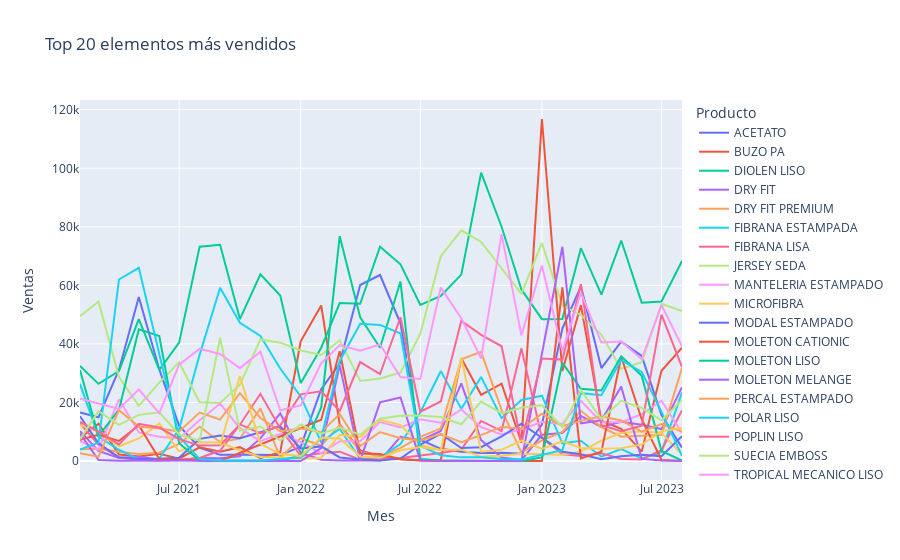

Write notebook code for a chart like this one.
### Code cell
top_20_mas_vendidos = df_resultado_nuevo.groupby('descrip')['venta'].sum().sort_values(ascending=False).head(20).index

# Filtrar el DataFrame para obtener solo los datos de los 20 elementos más vendidos
df_top_20 = df_resultado_nuevo[df_resultado_nuevo['descrip'].isin(top_20_mas_vendidos)]

# Crear la gráfica con Plotly Express
fig = px.line(df_top_20, x='mes', y='venta', color='descrip', title='Top 20 elementos más vendidos',
              labels={'venta': 'Ventas', 'mes': 'Mes', 'descrip': 'Producto'},
              line_shape='linear')

# Mostrar la gráfica
fig.show()

### Figure 1 — Plotly figure (JSON) as saved in the notebook; plotly's stock layout.template omitted (floating-point values rounded to 4 significant figures)
{"data": [{"hovertemplate": "Producto=ACETATO<br>Mes=%{x}<br>Ventas=%{y}<extra></extra>", "legendgroup": "ACETATO", "line": {"color": "#636efa", "dash": "solid", "shape": "linear"}, "marker": {"symbol": "circle"}, "mode": "lines", "name": "ACETATO", "orientation": "v", "showlegend": true, "type": "scatter", "x": ["2021-02", "2021-03", "2021-04", "2021-05", "2021-06", "2021-07", "2021-08", "2021-09", "2021-10", "2021-11", "2021-12", "2022-01", "2022-02", "2022-03", "2022-04", "2022-05", "2022-06", "2022-07", "2022-08", "2022-09", "2022-10", "2022-11", "2022-12", "2023-01", "2023-02", "2023-03", "2023-04", "2023-05", "2023-06", "2023-07", "2023-08"], "xaxis": "x", "y": [16580, 14959, 31214, 56038, 31245, 12017, 4551, 2101, 2109, 2153, 2082, 4848, 24533, 33271, 60120, 63555, 47062, 7275, 4149, 3137, 2766, 2858, 2491, 12461, 45248, 59696, 31744, 40797, 35933, 15735, 4560], "yaxis": "y"}, {"hovertemplate": "Producto=BUZO PA<br>Mes=%{x}<br>Ventas=%{y}<extra></extra>", "legendgroup": "BUZO PA", "line": {"color": "#EF553B", "dash": "solid", "shape": "linear"}, "marker": {"symbol": "circle"}, "mode": "lines", "name": "BUZO PA", "orientation": "v", "showlegend": true, "type": "scatter", "x": ["2021-02", "2021-03", "2021-04", "2021-05", "2021-06", "2021-07", "2021-08", "2021-09", "2021-10", "2021-11", "2021-12", "2022-01", "2022-02", "2022-03", "2022-04", "2022-05", "2022-06", "2022-07", "2022-08", "2022-09", "2022-10", "2022-11", "2022-12", "2023-01", "2023-02", "2023-03", "2023-04", "2023-05", "2023-06", "2023-07", "2023-08"], "xaxis": "x", "y": [7875, 12743, 2217, 1528, 2485, 811, 4676, 3150, 4725, 927, 3025, 40894, 53161, 12488, 3593, 1614, 599, 222, 290, 35111, 22602, 26413, 6367, 116850, 30758, 53271, 13723, 11004, 3205, 30828, 38728], "yaxis": "y"}, {"hovertemplate": "Producto=DIOLEN LISO<br>Mes=%{x}<br>Ventas=%{y}<extra></extra>", "legendgroup": "DIOLEN LISO", "line": {"color": "#00cc96", "dash": "solid", "shape": "linear"}, "marker": {"symbol": "circle"}, "mode": "lines", "name": "DIOLEN LISO", "orientation": "v", "showlegend": true, "type": "scatter", "x": ["2021-02", "2021-03", "2021-04", "2021-05", "2021-06", "2021-07", "2021-08", "2021-09", "2021-10", "2021-11", "2021-12", "2022-01", "2022-02", "2022-03", "2022-04", "2022-05", "2022-06", "2022-07", "2022-08", "2022-09", "2022-10", "2022-11", "2022-12", "2023-01", "2023-02", "2023-03", "2023-04", "2023-05", "2023-06", "2023-07", "2023-08"], "xaxis": "x", "y": [32478, 26356, 30726, 48457, 31108, 40440, 73205, 73870, 48496, 63768, 56522, 26602, 38705, 53946, 53726, 73229, 67206, 53344, 56383, 63672, 98523, 80031, 58616, 48456, 48509, 72724, 56850, 75343, 54092, 54497, 68316], "yaxis": "y"}, {"hovertemplate": "Producto=DRY FIT<br>Mes=%{x}<br>Ventas=%{y}<extra></extra>", "legendgroup": "DRY FIT", "line": {"color": "#ab63fa", "dash": "solid", "shape": "linear"}, "marker": {"symbol": "circle"}, "mode": "lines", "name": "DRY FIT", "orientation": "v", "showlegend": true, "type": "scatter", "x": ["2021-02", "2021-03", "2021-04", "2021-05", "2021-06", "2021-07", "2021-08", "2021-09", "2021-10", "2021-11", "2021-12", "2022-01", "2022-02", "2022-03", "2022-04", "2022-05", "2022-06", "2022-07", "2022-08", "2022-09", "2022-10", "2022-11", "2022-12", "2023-01", "2023-02", "2023-03", "2023-04", "2023-05", "2023-06", "2023-07", "2023-08"], "xaxis": "x", "y": [10210, 3443, 1027, 1421, 483, 297, 1039, 946, 1600, 7712, 16302, 2857, 447, 196, 192, 163, 8274, 7032, 10292, 26545, 7149, 1184, 313, 8963, 9539, 15357, 11617, 13434, 12411, 10900, 25190], "yaxis": "y"}, {"hovertemplate": "Producto=DRY FIT PREMIUM<br>Mes=%{x}<br>Ventas=%{y}<extra></extra>", "legendgroup": "DRY FIT PREMIUM", "line": {"color": "#FFA15A", "dash": "solid", "shape": "linear"}, "marker": {"symbol": "circle"}, "mode": "lines", "name": "DRY FIT PREMIUM", "orientation": "v", "showlegend": true, "type": "scatter", "x": ["2021-02", "2021-03", "2021-04", "2021-05", "2021-06", "2021-07", "2021-08", "2021-09", "2021-10", "2021-11", "2021-12", "2022-01", "2022-02", "2022-03", "2022-04", "2022-05", "2022-06", "2022-07", "2022-08", "2022-09", "2022-10", "2022-11", "2022-12", "2023-01", "2023-02", "2023-03", "2023-04", "2023-05", "2023-06", "2023-07", "2023-08"], "xaxis": "x", "y": [4040, 4213, 3165, 2422, 2817, 5805, 11678, 6474, 7632, 17998, 1116, 7771, 5196, 12250, 3203, 1440, 4477, 8240, 11156, 34777, 37305, 17450, 2947, 7045, 9968, 17143, 11566, 8309, 8621, 8897, 31768], "yaxis": "y"}, {"hovertemplate": "Producto=FIBRANA ESTAMPADA<br>Mes=%{x}<br>Ventas=%{y}<extra></extra>", "legendgroup": "FIBRANA ESTAMPADA", "line": {"color": "#19d3f3", "dash": "solid", "shape": "linear"}, "marker": {"symbol": "circle"}, "mode": "lines", "name": "FIBRANA ESTAMPADA", "orientation": "v", "showlegend": true, "type": "scatter", "x": ["2021-02", "2021-03", "2021-04", "2021-05", "2021-06", "2021-07", "2021-08", "2021-09", "2021-10", "2021-11", "2021-12", "2022-01", "2022-02", "2022-03", "2022-04", "2022-05", "2022-06", "2022-07", "2022-08", "2022-09", "2022-10", "2022-11", "2022-12", "2023-01", "2023-02", "2023-03", "2023-04", "2023-05", "2023-06", "2023-07", "2023-08"], "xaxis": "x", "y": [26350, 8325, 3842, 562, 866, 10935, 36268, 59218, 47199, 42739, 31614, 22055, 6388, 11000, 749, 1282, 5812, 16573, 30753, 17814, 28728, 14618, 20854, 22306, 6043, 6896, 1472, 4038, 902, 3030, 23438], "yaxis": "y"}, {"hovertemplate": "Producto=FIBRANA LISA<br>Mes=%{x}<br>Ventas=%{y}<extra></extra>", "legendgroup": "FIBRANA LISA", "line": {"color": "#FF6692", "dash": "solid", "shape": "linear"}, "marker": {"symbol": "circle"}, "mode": "lines", "name": "FIBRANA LISA", "orientation": "v", "showlegend": true, "type": "scatter", "x": ["2021-02", "2021-03", "2021-04", "2021-05", "2021-06", "2021-07", "2021-08", "2021-09", "2021-10", "2021-11", "2021-12", "2022-01", "2022-02", "2022-03", "2022-04", "2022-05", "2022-06", "2022-07", "2022-08", "2022-09", "2022-10", "2022-11", "2022-12", "2023-01", "2023-02", "2023-03", "2023-04", "2023-05", "2023-06", "2023-07", "2023-08"], "xaxis": "x", "y": [12850, 5598, 1141, 303, 126, 430, 1033, 3576, 12375, 22965, 11145, 1707, 2649, 3187, 429, 903, 1009, 1739, 2704, 3878, 13695, 10227, 38489, 7971, 2312, 1688, 2641, 682, 521, 3664, 17354], "yaxis": "y"}, {"hovertemplate": "Producto=JERSEY SEDA<br>Mes=%{x}<br>Ventas=%{y}<extra></extra>", "legendgroup": "JERSEY SEDA", "line": {"color": "#B6E880", "dash": "solid", "shape": "linear"}, "marker": {"symbol": "circle"}, "mode": "lines", "name": "JERSEY SEDA", "orientation": "v", "showlegend": true, "type": "scatter", "x": ["2021-02", "2021-03", "2021-04", "2021-05", "2021-06", "2021-07", "2021-08", "2021-09", "2021-10", "2021-11", "2021-12", "2022-01", "2022-02", "2022-03", "2022-04", "2022-05", "2022-06", "2022-07", "2022-08", "2022-09", "2022-10", "2022-11", "2022-12", "2023-01", "2023-02", "2023-03", "2023-04", "2023-05", "2023-06", "2023-07", "2023-08"], "xaxis": "x", "y": [49440, 54478, 28661, 18838, 26754, 33765, 20076, 19796, 26074, 41540, 40431, 37771, 36209, 41238, 27345, 28202, 30161, 43504, 69973, 78815, 74842, 65978, 57098, 74493, 53134, 49902, 43108, 31464, 33740, 53696, 51254], "yaxis": "y"}, {"hovertemplate": "Producto=MANTELERIA ESTAMPADO<br>Mes=%{x}<br>Ventas=%{y}<extra></extra>", "legendgroup": "MANTELERIA ESTAMPADO", "line": {"color": "#FF97FF", "dash": "solid", "shape": "linear"}, "marker": {"symbol": "circle"}, "mode": "lines", "name": "MANTELERIA ESTAMPADO", "orientation": "v", "showlegend": true, "type": "scatter", "x": ["2021-02", "2021-03", "2021-04", "2021-05", "2021-06", "2021-07", "2021-08", "2021-09", "2021-10", "2021-11", "2021-12", "2022-01", "2022-02", "2022-03", "2022-04", "2022-05", "2022-06", "2022-07", "2022-08", "2022-09", "2022-10", "2022-11", "2022-12", "2023-01", "2023-02", "2023-03", "2023-04", "2023-05", "2023-06", "2023-07", "2023-08"], "xaxis": "x", "y": [6784, 3862, 21084, 9760, 8251, 7776, 13926, 19558, 11213, 6792, 9246, 6458, 2650, 6764, 6750, 13280, 11424, 14272, 13046, 17622, 11597, 9063, 10843, 13284, 12666, 20544, 13250, 13260, 15979, 20589, 9569], "yaxis": "y"}, {"hovertemplate": "Producto=MICROFIBRA<br>Mes=%{x}<br>Ventas=%{y}<extra></extra>", "legendgroup": "MICROFIBRA", "line": {"color": "#FECB52", "dash": "solid", "shape": "linear"}, "marker": {"symbol": "circle"}, "mode": "lines", "name": "MICROFIBRA", "orientation": "v", "showlegend": true, "type": "scatter", "x": ["2021-02", "2021-03", "2021-04", "2021-05", "2021-06", "2021-07", "2021-08", "2021-09", "2021-10", "2021-11", "2021-12", "2022-01", "2022-02", "2022-03", "2022-04", "2022-05", "2022-06", "2022-07", "2022-08", "2022-09", "2022-10", "2022-11", "2022-12", "2023-01", "2023-02", "2023-03", "2023-04", "2023-05", "2023-06", "2023-07", "2023-08"], "xaxis": "x", "y": [12291, 10025, 5032, 7701, 12871, 3231, 6434, 6301, 3608, 1404, 1214, 849, 1029, 8979, 8176, 14136, 12254, 5471, 3738, 3915, 1445, 1766, 2489, 2237, 2160, 3193, 6955, 9564, 10171, 9605, 2171], "yaxis": "y"}, {"hovertemplate": "Producto=MODAL ESTAMPADO<br>Mes=%{x}<br>Ventas=%{y}<extra></extra>", "legendgroup": "MODAL ESTAMPADO", "line": {"color": "#636efa", "dash": "solid", "shape": "linear"}, "marker": {"symbol": "circle"}, "mode": "lines", "name": "MODAL ESTAMPADO", "orientation": "v", "showlegend": true, "type": "scatter", "x": ["2021-02", "2021-03", "2021-04", "2021-05", "2021-06", "2021-07", "2021-08", "2021-09", "2021-10", "2021-11", "2021-12", "2022-01", "2022-02", "2022-03", "2022-04", "2022-05", "2022-06", "2022-07", "2022-08", "2022-09", "2022-10", "2022-11", "2022-12", "2023-01", "2023-02", "2023-03", "2023-04", "2023-05", "2023-06", "2023-07", "2023-08"], "xaxis": "x", "y": [15267, 6074, 1263, 700, 737, 1117, 7579, 8739, 7751, 9815, 11823, 4278, 4988, 1203, 507, 195, 824, 5625, 9257, 4443, 4722, 8377, 12715, 7957, 3186, 2327, 605, 1601, 2127, 1611, 8509], "yaxis": "y"}, {"hovertemplate": "Producto=MOLETON CATIONIC<br>Mes=%{x}<br>Ventas=%{y}<extra></extra>", "legendgroup": "MOLETON CATIONIC", "line": {"color": "#EF553B", "dash": "solid", "shape": "linear"}, "marker": {"symbol": "circle"}, "mode": "lines", "name": "MOLETON CATIONIC", "orientation": "v", "showlegend": true, "type": "scatter", "x": ["2021-02", "2021-03", "2021-04", "2021-05", "2021-06", "2021-07", "2021-08", "2021-09", "2022-02", "2022-03", "2022-04", "2022-05", "2022-06", "2022-07", "2022-08", "2022-09", "2022-10", "2022-11", "2023-01", "2023-02", "2023-03", "2023-04", "2023-05", "2023-06", "2023-07", "2023-08"], "xaxis": "x", "y": [7259, 8971, 6855, 12202, 657, 375, 41, 1, 14101, 37478, 2533, 2370, 621, 155, 22, 4, 1, 7, 5, 59352, 899, 3210, 35599, 14278, 321, 15], "yaxis": "y"}, {"hovertemplate": "Producto=MOLETON LISO<br>Mes=%{x}<br>Ventas=%{y}<extra></extra>", "legendgroup": "MOLETON LISO", "line": {"color": "#00cc96", "dash": "solid", "shape": "linear"}, "marker": {"symbol": "circle"}, "mode": "lines", "name": "MOLETON LISO", "orientation": "v", "showlegend": true, "type": "scatter", "x": ["2021-02", "2021-03", "2021-04", "2021-05", "2021-06", "2021-07", "2021-08", "2021-09", "2021-10", "2021-11", "2021-12", "2022-01", "2022-02", "2022-03", "2022-04", "2022-05", "2022-06", "2022-07", "2022-08", "2022-09", "2022-10", "2022-11", "2022-12", "2023-01", "2023-02", "2023-03", "2023-04", "2023-05", "2023-06", "2023-07", "2023-08"], "xaxis": "x", "y": [31099, 8500, 17539, 44967, 42671, 6037, 172, 36, 23, 114, 15, 1954, 18303, 76807, 49080, 38691, 61305, 676, 155, 120, 59, 36, 17, 1200, 33506, 24675, 24065, 35762, 29163, 3417, 95], "yaxis": "y"}, {"hovertemplate": "Producto=MOLETON MELANGE<br>Mes=%{x}<br>Ventas=%{y}<extra></extra>", "legendgroup": "MOLETON MELANGE", "line": {"color": "#ab63fa", "dash": "solid", "shape": "linear"}, "marker": {"symbol": "circle"}, "mode": "lines", "name": "MOLETON MELANGE", "orientation": "v", "showlegend": true, "type": "scatter", "x": ["2021-02", "2021-03", "2021-04", "2021-05", "2021-06", "2021-07", "2021-08", "2021-09", "2022-01", "2022-02", "2022-03", "2022-04", "2022-05", "2022-06", "2022-07", "2022-08", "2022-09", "2022-10", "2022-11", "2022-12", "2023-02", "2023-03", "2023-04", "2023-05", "2023-06", "2023-07", "2023-08"], "xaxis": "x", "y": [9363, 337, 107, 238, 179, 172, 18, 4, 1, 4404, 32747, 114, 20051, 21722, 199, 26, 54, 8, 2, 6, 73190, 12895, 13876, 25486, 709, 181, 3], "yaxis": "y"}, {"hovertemplate": "Producto=PERCAL ESTAMPADO<br>Mes=%{x}<br>Ventas=%{y}<extra></extra>", "legendgroup": "PERCAL ESTAMPADO", "line": {"color": "#FFA15A", "dash": "solid", "shape": "linear"}, "marker": {"symbol": "circle"}, "mode": "lines", "name": "PERCAL ESTAMPADO", "orientation": "v", "showlegend": true, "type": "scatter", "x": ["2021-02", "2021-03", "2021-04", "2021-05", "2021-06", "2021-07", "2021-08", "2021-09", "2021-10", "2021-11", "2021-12", "2022-01", "2022-02", "2022-03", "2022-04", "2022-05", "2022-06", "2022-07", "2022-08", "2022-09", "2022-10", "2022-11", "2022-12", "2023-01", "2023-02", "2023-03", "2023-04", "2023-05", "2023-06", "2023-07", "2023-08"], "xaxis": "x", "y": [2628, 1459, 17361, 11762, 11082, 10119, 16529, 14164, 23205, 14696, 10200, 11087, 9831, 16035, 5087, 9907, 7798, 7039, 9227, 6403, 8846, 11645, 11113, 16183, 11906, 13704, 15313, 13863, 9994, 12612, 10023], "yaxis": "y"}, {"hovertemplate": "Producto=POLAR LISO<br>Mes=%{x}<br>Ventas=%{y}<extra></extra>", "legendgroup": "POLAR LISO", "line": {"color": "#19d3f3", "dash": "solid", "shape": "linear"}, "marker": {"symbol": "circle"}, "mode": "lines", "name": "POLAR LISO", "orientation": "v", "showlegend": true, "type": "scatter", "x": ["2021-02", "2021-03", "2021-04", "2021-05", "2021-06", "2021-07", "2021-08", "2021-09", "2021-10", "2021-11", "2021-12", "2022-01", "2022-02", "2022-03", "2022-04", "2022-05", "2022-06", "2022-07", "2022-08", "2022-09", "2022-10", "2022-11", "2022-12", "2023-01", "2023-02", "2023-03", "2023-04", "2023-05", "2023-06", "2023-07", "2023-08"], "xaxis": "x", "y": [3890, 6281, 62013, 65981, 36534, 8357, 663, 181, 266, 132, 665, 1097, 7815, 34188, 46895, 46496, 43548, 5174, 1959, 1242, 1261, 658, 516, 2013, 3718, 23187, 22494, 34501, 30443, 16777, 1757], "yaxis": "y"}, {"hovertemplate": "Producto=POPLIN LISO<br>Mes=%{x}<br>Ventas=%{y}<extra></extra>", "legendgroup": "POPLIN LISO", "line": {"color": "#FF6692", "dash": "solid", "shape": "linear"}, "marker": {"symbol": "circle"}, "mode": "lines", "name": "POPLIN LISO", "orientation": "v", "showlegend": true, "type": "scatter", "x": ["2021-02", "2021-03", "2021-04", "2021-05", "2021-06", "2021-07", "2021-08", "2021-09", "2021-10", "2021-11", "2021-12", "2022-01", "2022-02", "2022-03", "2022-04", "2022-05", "2022-06", "2022-07", "2022-08", "2022-09", "2022-10", "2022-11", "2022-12", "2023-01", "2023-02", "2023-03", "2023-04", "2023-05", "2023-06", "2023-07", "2023-08"], "xaxis": "x", "y": [13403, 10045, 5657, 12684, 11439, 7459, 5261, 5410, 12504, 9450, 12151, 22773, 23803, 17095, 33802, 29705, 49109, 16837, 20334, 47833, 43096, 39200, 6254, 35004, 34646, 60425, 12228, 10211, 12072, 50019, 32087], "yaxis": "y"}, {"hovertemplate": "Producto=SUECIA EMBOSS<br>Mes=%{x}<br>Ventas=%{y}<extra></extra>", "legendgroup": "SUECIA EMBOSS", "line": {"color": "#B6E880", "dash": "solid", "shape": "linear"}, "marker": {"symbol": "circle"}, "mode": "lines", "name": "SUECIA EMBOSS", "orientation": "v", "showlegend": true, "type": "scatter", "x": ["2021-02", "2021-03", "2021-04", "2021-05", "2021-06", "2021-07", "2021-08", "2021-09", "2021-10", "2021-11", "2021-12", "2022-01", "2022-02", "2022-03", "2022-04", "2022-05", "2022-06", "2022-07", "2022-08", "2022-09", "2022-10", "2022-11", "2022-12", "2023-01", "2023-02", "2023-03", "2023-04", "2023-05", "2023-06", "2023-07", "2023-08"], "xaxis": "x", "y": [7393, 16997, 12344, 15760, 16662, 9051, 6914, 42093, 10371, 11792, 6976, 12468, 9295, 11458, 8979, 14458, 15423, 15585, 15024, 12555, 20320, 16320, 18192, 19054, 11608, 24236, 14325, 20561, 18149, 13856, 20848], "yaxis": "y"}, {"hovertemplate": "Producto=TROPICAL MECANICO LISO<br>Mes=%{x}<br>Ventas=%{y}<extra></extra>", "legendgroup": "TROPICAL MECANICO LISO", "line": {"color": "#FF97FF", "dash": "solid", "shape": "linear"}, "marker": {"symbol": "circle"}, "mode": "lines", "name": "TROPICAL MECANICO LISO", "orientation": "v", "showlegend": true, "type": "scatter", "x": ["2021-02", "2021-03", "2021-04", "2021-05", "2021-06", "2021-07", "2021-08", "2021-09", "2021-10", "2021-11", "2021-12", "2022-01", "2022-02", "2022-03", "2022-04", "2022-05", "2022-06", "2022-07", "2022-08", "2022-09", "2022-10", "2022-11", "2022-12", "2023-01", "2023-02", "2023-03", "2023-04", "2023-05", "2023-06", "2023-07", "2023-08"], "xaxis": "x", "y": [21281, 19656, 17771, 24404, 16379, 32889, 38302, 36577, 31728, 37327, 17309, 19015, 33358, 39583, 37693, 39817, 28711, 28049, 59254, 48808, 35036, 77504, 42968, 66804, 37542, 57508, 40473, 40812, 34855, 53245, 39208], "yaxis": "y"}, {"hovertemplate": "Producto=MICROFIBRA SPANDEX<br>Mes=%{x}<br>Ventas=%{y}<extra></extra>", "legendgroup": "MICROFIBRA SPANDEX", "line": {"color": "#FECB52", "dash": "solid", "shape": "linear"}, "marker": {"symbol": "circle"}, "mode": "lines", "name": "MICROFIBRA SPANDEX", "orientation": "v", "showlegend": true, "type": "scatter", "x": ["2021-09", "2021-10", "2021-11", "2021-12", "2022-01", "2022-02", "2022-03", "2022-04", "2022-05", "2022-06", "2022-07", "2022-08", "2022-09", "2022-10", "2022-11", "2022-12", "2023-01", "2023-02", "2023-03", "2023-04", "2023-05", "2023-06", "2023-07", "2023-08"], "xaxis": "x", "y": [5341, 29060, 5885, 2384, 1674, 7975, 7717, 1556, 1082, 3666, 4807, 3691, 35296, 3195, 3815, 6982, 4155, 6710, 4425, 4203, 4326, 5646, 10205, 11316], "yaxis": "y"}], "layout": {"legend": {"title": {"text": "Producto"}, "tracegroupgap": 0}, "title": {"text": "Top 20 elementos más vendidos"}, "xaxis": {"anchor": "y", "domain": [0, 1], "title": {"text": "Mes"}}, "yaxis": {"anchor": "x", "domain": [0, 1], "title": {"text": "Ventas"}}}}
